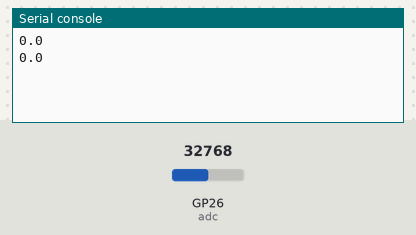
Recording of a program running on a simulated Raspberry Pi Pico running MicroPython. Shown: the last lines printed to the serial console. Inputs (shaded band) come from the test bench; at power-on: GP26 (adc) = 32768 (analog values on the 0–65535 scale).

Above: at 1.2 s.
1.3 s: GP26 (adc) set to 19660
At 2.6 s:
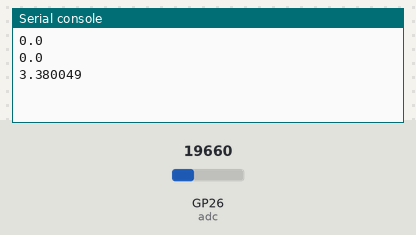
2.8 s: GP26 (adc) set to 13145
At 3.8 s:
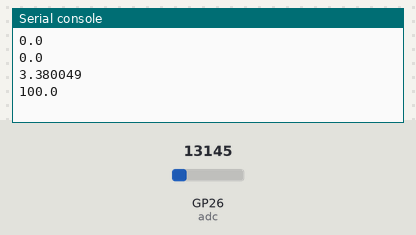
Timing chart, 0 to 5.8 s (numbered marks = the images above; inputs shaded):
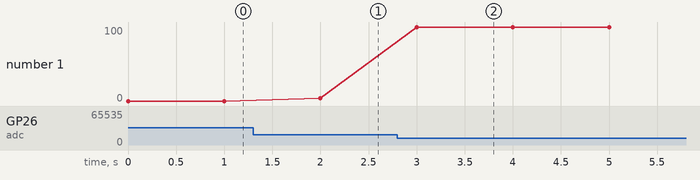

Measured:
- after the input at 1.3 s, the serial console: prints a new line after 0.70 s (image 1)
- after the input at 2.8 s, the serial console: prints a new line after 0.20 s (image 2)
- plotted number 1: 0 → 3.38 after the input at 1.3 s, 3.38 → 100 after the input at 2.8 s

The program:

analogSoilMoistureSensor.py
```python
import requests
import machine
import time

adc = machine.ADC(26)

# Test the soil meter with a cup of water to get x_max value.  Notice that the
#max value is LOWER than the min value.  Set the x_min value based on what the
#meter reads when its just in the air.  #Use the additional plus/minus value in
#x_min to adjust the reading closer to what a moisture meter says
x_min = 24565 - 4700
x_max = 13800
y_min = 0
y_max = 100


def linear_scale(x, x_min, x_max, y_min, y_max):
    """
    Scales a value from one range to another linearly.
    """
    if x >= x_min:
        return 0.0
    if x <= x_max:
        return 100.0
    return (y_max - y_min) * (x - x_min) / (x_max - x_min) + y_min

while True:
    result = linear_scale(adc.read_u16(), x_min, x_max, y_min, y_max)
    print(result)
    time.sleep(1)

#24565,0 = dry
#13800,100 = wet
```
